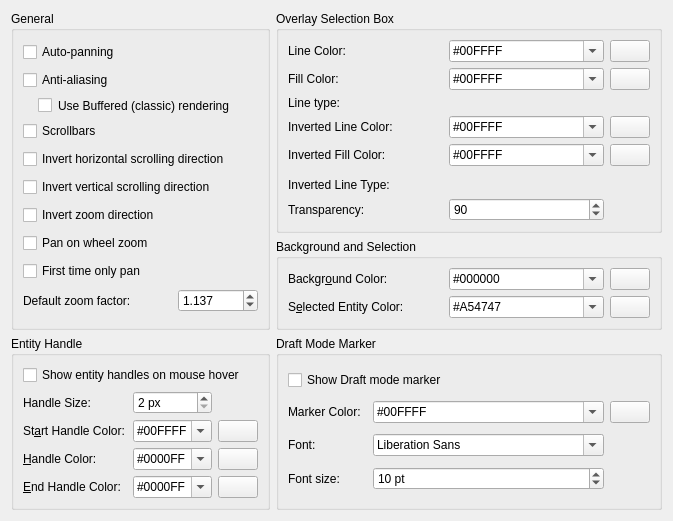
     <widget class="QWidget" name="tabAppearance">
      <attribute name="title">
       <string>&amp;Graphic View</string>
      </attribute>
      <layout class="QGridLayout" name="gridLayout_6">
       <item row="8" column="0">
        <spacer name="verticalSpacer_7">
         <property name="orientation">
          <enum>Qt::Vertical</enum>
         </property>
         <property name="sizeHint" stdset="0">
          <size>
           <width>20</width>
           <height>0</height>
          </size>
         </property>
        </spacer>
       </item>
       <item row="0" column="0" rowspan="2">
        <widget class="QGroupBox" name="gbGVBehavior">
         <property name="sizePolicy">
          <sizepolicy hsizetype="Preferred" vsizetype="Preferred">
           <horstretch>0</horstretch>
           <verstretch>0</verstretch>
          </sizepolicy>
         </property>
         <property name="title">
          <string>General</string>
         </property>
         <layout class="QGridLayout" name="gridLayout_15" columnstretch="0,0">
          <property name="verticalSpacing">
           <number>6</number>
          </property>
          <item row="3" column="0" colspan="2">
           <widget class="QCheckBox" name="scrollbars_check_box">
            <property name="sizePolicy">
             <sizepolicy hsizetype="Preferred" vsizetype="Fixed">
              <horstretch>0</horstretch>
              <verstretch>0</verstretch>
             </sizepolicy>
            </property>
            <property name="toolTip">
             <string>Defines whether scrollbar should be shown in graphic view</string>
            </property>
            <property name="text">
             <string>Scrollbars</string>
            </property>
           </widget>
          </item>
          <item row="1" column="0" colspan="2">
           <widget class="QCheckBox" name="cb_antialiasing">
            <property name="sizePolicy">
             <sizepolicy hsizetype="Preferred" vsizetype="Fixed">
              <horstretch>0</horstretch>
              <verstretch>0</verstretch>
             </sizepolicy>
            </property>
            <property name="toolTip">
             <string>If checked,  objects will be painted smoother due to anti-aliasing</string>
            </property>
            <property name="text">
             <string>Anti-aliasing</string>
            </property>
           </widget>
          </item>
          <item row="4" column="0" colspan="2">
           <widget class="QCheckBox" name="cbWheelScrollInvertH">
            <property name="sizePolicy">
             <sizepolicy hsizetype="Preferred" vsizetype="Fixed">
              <horstretch>0</horstretch>
              <verstretch>0</verstretch>
             </sizepolicy>
            </property>
            <property name="toolTip">
             <string>Inverts scrolling direction when using mouse wheel with Shift key.</string>
            </property>
            <property name="text">
             <string>Invert horizontal scrolling direction</string>
            </property>
           </widget>
          </item>
          <item row="8" column="0" colspan="2">
           <widget class="QCheckBox" name="cbFirstTimeNoZoom">
            <property name="sizePolicy">
             <sizepolicy hsizetype="Preferred" vsizetype="Fixed">
              <horstretch>0</horstretch>
              <verstretch>0</verstretch>
             </sizepolicy>
            </property>
            <property name="text">
             <string>First time only pan</string>
            </property>
           </widget>
          </item>
          <item row="7" column="0" colspan="2">
           <widget class="QCheckBox" name="cbPanOnWheelZoom">
            <property name="sizePolicy">
             <sizepolicy hsizetype="Preferred" vsizetype="Fixed">
              <horstretch>0</horstretch>
              <verstretch>0</verstretch>
             </sizepolicy>
            </property>
            <property name="toolTip">
             <string>On mouse wheel zoom, pan to the middle of the window.</string>
            </property>
            <property name="text">
             <string>Pan on wheel zoom</string>
            </property>
           </widget>
          </item>
          <item row="5" column="0" colspan="2">
           <widget class="QCheckBox" name="cbWheelScrollInvertV">
            <property name="sizePolicy">
             <sizepolicy hsizetype="Preferred" vsizetype="Fixed">
              <horstretch>0</horstretch>
              <verstretch>0</verstretch>
             </sizepolicy>
            </property>
            <property name="toolTip">
             <string>Inverts scrolling direction when using mouse wheel with Ctrl key.</string>
            </property>
            <property name="text">
             <string>Invert vertical scrolling direction</string>
            </property>
           </widget>
          </item>
          <item row="2" column="0" colspan="2">
           <widget class="QCheckBox" name="cbClassicRendering">
            <property name="sizePolicy">
             <sizepolicy hsizetype="Preferred" vsizetype="Fixed">
              <horstretch>0</horstretch>
              <verstretch>0</verstretch>
             </sizepolicy>
            </property>
            <property name="toolTip">
             <string>If disabled, more sequental painting algorithm is used that may deliver better antialising results</string>
            </property>
            <property name="styleSheet">
             <string notr="true">margin-left:15px</string>
            </property>
            <property name="text">
             <string>Use Buffered (classic) rendering</string>
            </property>
           </widget>
          </item>
          <item row="6" column="0" colspan="2">
           <widget class="QCheckBox" name="cbInvertZoomDirection">
            <property name="sizePolicy">
             <sizepolicy hsizetype="Preferred" vsizetype="Fixed">
              <horstretch>0</horstretch>
              <verstretch>0</verstretch>
             </sizepolicy>
            </property>
            <property name="toolTip">
             <string>Inverts zoom direction when using mouse wheel.</string>
            </property>
            <property name="text">
             <string>Invert zoom direction</string>
            </property>
           </widget>
          </item>
          <item row="0" column="0" colspan="2">
           <widget class="QCheckBox" name="cb_autopanning">
            <property name="sizePolicy">
             <sizepolicy hsizetype="Preferred" vsizetype="Fixed">
              <horstretch>0</horstretch>
              <verstretch>0</verstretch>
             </sizepolicy>
            </property>
            <property name="toolTip">
             <string>If selected, drawing will be panned automatically if mouse is near drawing view boundaries</string>
            </property>
            <property name="text">
             <string>Auto-panning</string>
            </property>
           </widget>
          </item>
          <item row="10" column="1">
           <widget class="QDoubleSpinBox" name="sbDefaultZoomFactor">
            <property name="sizePolicy">
             <sizepolicy hsizetype="Preferred" vsizetype="Fixed">
              <horstretch>0</horstretch>
              <verstretch>0</verstretch>
             </sizepolicy>
            </property>
            <property name="maximumSize">
             <size>
              <width>80</width>
              <height>16777215</height>
             </size>
            </property>
            <property name="toolTip">
             <string>Controls how quickly the scroll wheel will zoom in &amp; out. Higher values - faster zoom.</string>
            </property>
            <property name="decimals">
             <number>3</number>
            </property>
            <property name="minimum">
             <double>1.001000000000000</double>
            </property>
            <property name="maximum">
             <double>1.500000000000000</double>
            </property>
            <property name="singleStep">
             <double>0.001000000000000</double>
            </property>
            <property name="value">
             <double>1.137000000000000</double>
            </property>
           </widget>
          </item>
          <item row="10" column="0">
           <widget class="QLabel" name="label_18">
            <property name="text">
             <string>Default zoom factor:</string>
            </property>
           </widget>
          </item>
         </layout>
        </widget>
       </item>
       <item row="0" column="1">
        <widget class="QGroupBox" name="groupBox_13">
         <property name="title">
          <string>Overlay Selection Box</string>
         </property>
         <layout class="QGridLayout" name="gridLayout_14">
          <item row="4" column="2">
           <widget class="QPushButton" name="pbOverlayBoxFillInverted">
            <property name="sizePolicy">
             <sizepolicy hsizetype="Maximum" vsizetype="Fixed">
              <horstretch>0</horstretch>
              <verstretch>0</verstretch>
             </sizepolicy>
            </property>
            <property name="toolTip">
             <string>Click to select color</string>
            </property>
            <property name="text">
             <string/>
            </property>
            <property name="icon">
             <iconset resource="../../../../../res/controls/controls.qrc">
              <normaloff>:/controls/colorxx.png</normaloff>:/controls/colorxx.png</iconset>
            </property>
           </widget>
          </item>
          <item row="3" column="1">
           <widget class="QComboBox" name="cbOverlayBoxLineInverted">
            <property name="toolTip">
             <string>Color of line for overlay selection box if box is inverted (from right to left)</string>
            </property>
            <property name="accessibleDescription">
             <string notr="true"/>
            </property>
            <property name="editable">
             <bool>true</bool>
            </property>
            <item>
             <property name="text">
              <string notr="true">#00FFFF</string>
             </property>
            </item>
           </widget>
          </item>
          <item row="3" column="0">
           <widget class="QLabel" name="label_9">
            <property name="text">
             <string>Inverted Line Color:</string>
            </property>
           </widget>
          </item>
          <item row="4" column="0">
           <widget class="QLabel" name="label_10">
            <property name="text">
             <string>Inverted Fill Color:</string>
            </property>
           </widget>
          </item>
          <item row="7" column="0">
           <widget class="QLabel" name="label_12">
            <property name="toolTip">
             <string>Smaller value - higher transparency of overlay</string>
            </property>
            <property name="text">
             <string>Transparency:</string>
            </property>
           </widget>
          </item>
          <item row="0" column="2">
           <widget class="QPushButton" name="pbOverlayBoxLine">
            <property name="sizePolicy">
             <sizepolicy hsizetype="Maximum" vsizetype="Fixed">
              <horstretch>0</horstretch>
              <verstretch>0</verstretch>
             </sizepolicy>
            </property>
            <property name="toolTip">
             <string>Click to select color</string>
            </property>
            <property name="text">
             <string/>
            </property>
            <property name="icon">
             <iconset resource="../../../../../res/controls/controls.qrc">
              <normaloff>:/controls/colorxx.png</normaloff>:/controls/colorxx.png</iconset>
            </property>
           </widget>
          </item>
          <item row="3" column="2">
           <widget class="QPushButton" name="pbOverlayBoxLineInverted">
            <property name="sizePolicy">
             <sizepolicy hsizetype="Maximum" vsizetype="Fixed">
              <horstretch>0</horstretch>
              <verstretch>0</verstretch>
             </sizepolicy>
            </property>
            <property name="toolTip">
             <string>Click to select color</string>
            </property>
            <property name="text">
             <string/>
            </property>
            <property name="icon">
             <iconset resource="../../../../../res/controls/controls.qrc">
              <normaloff>:/controls/colorxx.png</normaloff>:/controls/colorxx.png</iconset>
            </property>
           </widget>
          </item>
          <item row="2" column="1" colspan="2">
           <widget class="QG_LineTypeBox" name="wOverlaySelectionLineType" native="true">
            <property name="toolTip">
             <string>Overlay selection box boundary line type (normal mode)</string>
            </property>
           </widget>
          </item>
          <item row="6" column="0">
           <widget class="QLabel" name="label_42">
            <property name="text">
             <string>Inverted Line Type:</string>
            </property>
           </widget>
          </item>
          <item row="0" column="1">
           <widget class="QComboBox" name="cbOverlayBoxLine">
            <property name="toolTip">
             <string>Color for line for overlay box</string>
            </property>
            <property name="accessibleDescription">
             <string notr="true"/>
            </property>
            <property name="editable">
             <bool>true</bool>
            </property>
            <item>
             <property name="text">
              <string notr="true">#00FFFF</string>
             </property>
            </item>
           </widget>
          </item>
          <item row="7" column="1">
           <widget class="QSpinBox" name="sbOverlayBoxTransparency">
            <property name="sizePolicy">
             <sizepolicy hsizetype="Preferred" vsizetype="Fixed">
              <horstretch>0</horstretch>
              <verstretch>0</verstretch>
             </sizepolicy>
            </property>
            <property name="toolTip">
             <string>Transparency for overlay selection box. Smaller value - more transparent.</string>
            </property>
            <property name="minimum">
             <number>10</number>
            </property>
            <property name="value">
             <number>90</number>
            </property>
           </widget>
          </item>
          <item row="1" column="0">
           <widget class="QLabel" name="label_7">
            <property name="text">
             <string>Fill Color:</string>
            </property>
           </widget>
          </item>
          <item row="2" column="0">
           <widget class="QLabel" name="label_41">
            <property name="text">
             <string>Line type:</string>
            </property>
           </widget>
          </item>
          <item row="0" column="0">
           <widget class="QLabel" name="label_6">
            <property name="text">
             <string>Line Color:</string>
            </property>
           </widget>
          </item>
          <item row="1" column="1">
           <widget class="QComboBox" name="cbOverlayBoxFill">
            <property name="toolTip">
             <string>Fill color for overlay selection box</string>
            </property>
            <property name="accessibleDescription">
             <string notr="true"/>
            </property>
            <property name="editable">
             <bool>true</bool>
            </property>
            <item>
             <property name="text">
              <string notr="true">#00FFFF</string>
             </property>
            </item>
           </widget>
          </item>
          <item row="1" column="2">
           <widget class="QPushButton" name="pbOverlayBoxFill">
            <property name="sizePolicy">
             <sizepolicy hsizetype="Maximum" vsizetype="Fixed">
              <horstretch>0</horstretch>
              <verstretch>0</verstretch>
             </sizepolicy>
            </property>
            <property name="toolTip">
             <string>Click to select color</string>
            </property>
            <property name="text">
             <string/>
            </property>
            <property name="icon">
             <iconset resource="../../../../../res/controls/controls.qrc">
              <normaloff>:/controls/colorxx.png</normaloff>:/controls/colorxx.png</iconset>
            </property>
           </widget>
          </item>
          <item row="4" column="1">
           <widget class="QComboBox" name="cbOverlayBoxFillInverted">
            <property name="toolTip">
             <string>Color for filling inverted overlay selection box</string>
            </property>
            <property name="accessibleDescription">
             <string notr="true"/>
            </property>
            <property name="editable">
             <bool>true</bool>
            </property>
            <item>
             <property name="text">
              <string notr="true">#00FFFF</string>
             </property>
            </item>
           </widget>
          </item>
          <item row="5" column="1" rowspan="2" colspan="2">
           <widget class="QG_LineTypeBox" name="wOverlaySelectionInvertedLineType" native="true">
            <property name="toolTip">
             <string>Overlay selection box boundary line type (inverted mode)</string>
            </property>
           </widget>
          </item>
         </layout>
        </widget>
       </item>
       <item row="1" column="1">
        <widget class="QGroupBox" name="groupBox_19">
         <property name="title">
          <string>Background and Selection</string>
         </property>
         <layout class="QGridLayout" name="gridLayout_40">
          <item row="0" column="1">
           <widget class="QComboBox" name="cbBackgroundColor">
            <property name="sizePolicy">
             <sizepolicy hsizetype="Preferred" vsizetype="Fixed">
              <horstretch>0</horstretch>
              <verstretch>0</verstretch>
             </sizepolicy>
            </property>
            <property name="toolTip">
             <string>Color for drawing background</string>
            </property>
            <property name="accessibleDescription">
             <string notr="true"/>
            </property>
            <property name="editable">
             <bool>true</bool>
            </property>
            <item>
             <property name="text">
              <string notr="true">#000000</string>
             </property>
            </item>
            <item>
             <property name="text">
              <string notr="true">#FFFFFF</string>
             </property>
            </item>
            <item>
             <property name="text">
              <string notr="true">#F0F8FF</string>
             </property>
            </item>
           </widget>
          </item>
          <item row="1" column="2">
           <widget class="QPushButton" name="pb_selected">
            <property name="sizePolicy">
             <sizepolicy hsizetype="Maximum" vsizetype="Fixed">
              <horstretch>0</horstretch>
              <verstretch>0</verstretch>
             </sizepolicy>
            </property>
            <property name="toolTip">
             <string>Click to select color</string>
            </property>
            <property name="text">
             <string/>
            </property>
            <property name="icon">
             <iconset resource="../../../../../res/controls/controls.qrc">
              <normaloff>:/controls/colorxx.png</normaloff>:/controls/colorxx.png</iconset>
            </property>
           </widget>
          </item>
          <item row="1" column="1">
           <widget class="QComboBox" name="cbSelectedColor">
            <property name="toolTip">
             <string>Color for selected entities</string>
            </property>
            <property name="accessibleDescription">
             <string notr="true"/>
            </property>
            <property name="editable">
             <bool>true</bool>
            </property>
            <item>
             <property name="text">
              <string notr="true">#A54747</string>
             </property>
            </item>
           </widget>
          </item>
          <item row="1" column="0">
           <widget class="QLabel" name="lSelectedColor">
            <property name="text">
             <string>S&amp;elected Entity Color:</string>
            </property>
            <property name="wordWrap">
             <bool>false</bool>
            </property>
            <property name="buddy">
             <cstring>cbSelectedColor</cstring>
            </property>
           </widget>
          </item>
          <item row="0" column="0">
           <widget class="QLabel" name="lBackground">
            <property name="text">
             <string>Backgr&amp;ound Color:</string>
            </property>
            <property name="wordWrap">
             <bool>false</bool>
            </property>
            <property name="buddy">
             <cstring>cbBackgroundColor</cstring>
            </property>
           </widget>
          </item>
          <item row="0" column="2">
           <widget class="QPushButton" name="pb_background">
            <property name="sizePolicy">
             <sizepolicy hsizetype="Maximum" vsizetype="Fixed">
              <horstretch>0</horstretch>
              <verstretch>0</verstretch>
             </sizepolicy>
            </property>
            <property name="toolTip">
             <string>Click to select color</string>
            </property>
            <property name="text">
             <string/>
            </property>
            <property name="icon">
             <iconset resource="../../../../../res/controls/controls.qrc">
              <normaloff>:/controls/colorxx.png</normaloff>:/controls/colorxx.png</iconset>
            </property>
           </widget>
          </item>
         </layout>
        </widget>
       </item>
       <item row="2" column="1">
        <widget class="QGroupBox" name="gbWorldZero_2">
         <property name="title">
          <string>Draft Mode Marker</string>
         </property>
         <layout class="QGridLayout" name="gridLayout_39">
          <item row="2" column="1">
           <widget class="QLabel" name="label_26">
            <property name="text">
             <string>Font:</string>
            </property>
           </widget>
          </item>
          <item row="1" column="3">
           <widget class="QComboBox" name="cbDraftModeMarkerColor">
            <property name="toolTip">
             <string>Color of line for overlay selection box if box is inverted (from right to left)</string>
            </property>
            <property name="accessibleDescription">
             <string notr="true"/>
            </property>
            <property name="editable">
             <bool>true</bool>
            </property>
            <item>
             <property name="text">
              <string notr="true">#00FFFF</string>
             </property>
            </item>
           </widget>
          </item>
          <item row="0" column="1" colspan="4">
           <widget class="QCheckBox" name="cbShowDraftModeMarker">
            <property name="toolTip">
             <string>If selected, in draft mode text label will be drawin in view corners</string>
            </property>
            <property name="text">
             <string>Show Draft mode marker</string>
            </property>
           </widget>
          </item>
          <item row="2" column="3">
           <widget class="QFontComboBox" name="fcbDraftModeFont">
            <property name="toolTip">
             <string>Font that should be used for draft mode marker</string>
            </property>
           </widget>
          </item>
          <item row="1" column="1">
           <widget class="QLabel" name="label_25">
            <property name="text">
             <string>Marker Color:</string>
            </property>
           </widget>
          </item>
          <item row="1" column="4">
           <widget class="QPushButton" name="pbDraftModeColor">
            <property name="sizePolicy">
             <sizepolicy hsizetype="Maximum" vsizetype="Fixed">
              <horstretch>0</horstretch>
              <verstretch>0</verstretch>
             </sizepolicy>
            </property>
            <property name="toolTip">
             <string>Click to select color</string>
            </property>
            <property name="text">
             <string/>
            </property>
            <property name="icon">
             <iconset resource="../../../../../res/controls/controls.qrc">
              <normaloff>:/controls/colorxx.png</normaloff>:/controls/colorxx.png</iconset>
            </property>
           </widget>
          </item>
          <item row="3" column="3">
           <widget class="QSpinBox" name="sbDraftModeFontSize">
            <property name="toolTip">
             <string>Font size that should be used for drawing name of axis in coordinate system zero.</string>
            </property>
            <property name="suffix">
             <string> pt</string>
            </property>
            <property name="minimum">
             <number>5</number>
            </property>
            <property name="maximum">
             <number>30</number>
            </property>
            <property name="value">
             <number>10</number>
            </property>
           </widget>
          </item>
          <item row="3" column="1">
           <widget class="QLabel" name="label_27">
            <property name="text">
             <string>Font size:</string>
            </property>
           </widget>
          </item>
         </layout>
        </widget>
       </item>
       <item row="2" column="0">
        <widget class="QGroupBox" name="gbGVEntityHandle">
         <property name="title">
          <string>Entity Handle</string>
         </property>
         <layout class="QGridLayout" name="gridLayout">
          <item row="6" column="1">
           <widget class="QLabel" name="lHandleEndColor">
            <property name="text">
             <string>&amp;End Handle Color:</string>
            </property>
            <property name="buddy">
             <cstring>cbEndHandleColor</cstring>
            </property>
           </widget>
          </item>
          <item row="3" column="1" colspan="2">
           <widget class="QLabel" name="lStartHandleColor">
            <property name="text">
             <string>St&amp;art Handle Color:</string>
            </property>
            <property name="buddy">
             <cstring>cbStartHandleColor</cstring>
            </property>
           </widget>
          </item>
          <item row="3" column="3">
           <widget class="QComboBox" name="cbStartHandleColor">
            <property name="toolTip">
             <string>Color for start handle of entity</string>
            </property>
            <property name="accessibleDescription">
             <string notr="true"/>
            </property>
            <property name="editable">
             <bool>true</bool>
            </property>
            <item>
             <property name="text">
              <string notr="true">#00FFFF</string>
             </property>
            </item>
           </widget>
          </item>
          <item row="3" column="4">
           <widget class="QPushButton" name="pb_start">
            <property name="sizePolicy">
             <sizepolicy hsizetype="Maximum" vsizetype="Fixed">
              <horstretch>0</horstretch>
              <verstretch>0</verstretch>
             </sizepolicy>
            </property>
            <property name="toolTip">
             <string>Click to select color</string>
            </property>
            <property name="text">
             <string/>
            </property>
            <property name="icon">
             <iconset resource="../../../../../res/controls/controls.qrc">
              <normaloff>:/controls/colorxx.png</normaloff>:/controls/colorxx.png</iconset>
            </property>
           </widget>
          </item>
          <item row="6" column="3">
           <widget class="QComboBox" name="cbEndHandleColor">
            <property name="toolTip">
             <string>Color of end handle for entity</string>
            </property>
            <property name="accessibleDescription">
             <string notr="true"/>
            </property>
            <property name="editable">
             <bool>true</bool>
            </property>
            <item>
             <property name="text">
              <string notr="true">#0000FF</string>
             </property>
            </item>
           </widget>
          </item>
          <item row="6" column="4">
           <widget class="QPushButton" name="pb_end">
            <property name="sizePolicy">
             <sizepolicy hsizetype="Maximum" vsizetype="Fixed">
              <horstretch>0</horstretch>
              <verstretch>0</verstretch>
             </sizepolicy>
            </property>
            <property name="toolTip">
             <string>Click to select color</string>
            </property>
            <property name="text">
             <string/>
            </property>
            <property name="icon">
             <iconset resource="../../../../../res/controls/controls.qrc">
              <normaloff>:/controls/colorxx.png</normaloff>:/controls/colorxx.png</iconset>
            </property>
           </widget>
          </item>
          <item row="1" column="1">
           <widget class="QLabel" name="lEntityHandleSize">
            <property name="text">
             <string>Handle Size:</string>
            </property>
           </widget>
          </item>
          <item row="4" column="3">
           <widget class="QComboBox" name="cbHandleColor">
            <property name="toolTip">
             <string>Color of non-endpoint handle of entity</string>
            </property>
            <property name="accessibleDescription">
             <string notr="true"/>
            </property>
            <property name="editable">
             <bool>true</bool>
            </property>
            <item>
             <property name="text">
              <string notr="true">#0000FF</string>
             </property>
            </item>
           </widget>
          </item>
          <item row="4" column="1" colspan="2">
           <widget class="QLabel" name="lHandleStartColor">
            <property name="text">
             <string>&amp;Handle Color:</string>
            </property>
            <property name="buddy">
             <cstring>cbHandleColor</cstring>
            </property>
           </widget>
          </item>
          <item row="1" column="3">
           <widget class="QSpinBox" name="sbHandleSize">
            <property name="sizePolicy">
             <sizepolicy hsizetype="Preferred" vsizetype="Fixed">
              <horstretch>0</horstretch>
              <verstretch>0</verstretch>
             </sizepolicy>
            </property>
            <property name="toolTip">
             <string>Size of square that is highlights entities reference points (endpoints etc.)</string>
            </property>
            <property name="suffix">
             <string> px</string>
            </property>
            <property name="minimum">
             <number>2</number>
            </property>
            <property name="maximum">
             <number>12</number>
            </property>
            <property name="singleStep">
             <number>2</number>
            </property>
           </widget>
          </item>
          <item row="4" column="4">
           <widget class="QPushButton" name="pb_handle">
            <property name="sizePolicy">
             <sizepolicy hsizetype="Maximum" vsizetype="Fixed">
              <horstretch>0</horstretch>
              <verstretch>0</verstretch>
             </sizepolicy>
            </property>
            <property name="toolTip">
             <string>Click to select color</string>
            </property>
            <property name="text">
             <string/>
            </property>
            <property name="icon">
             <iconset resource="../../../../../res/controls/controls.qrc">
              <normaloff>:/controls/colorxx.png</normaloff>:/controls/colorxx.png</iconset>
            </property>
           </widget>
          </item>
          <item row="0" column="1" colspan="4">
           <widget class="QCheckBox" name="cbShowRefPointsOnHovering">
            <property name="sizePolicy">
             <sizepolicy hsizetype="Preferred" vsizetype="Fixed">
              <horstretch>0</horstretch>
              <verstretch>0</verstretch>
             </sizepolicy>
            </property>
            <property name="toolTip">
             <string>If enabled, entity handles are highlighted on hover (requires &quot;highlight entities on hover&quot; to be enabled)</string>
            </property>
            <property name="styleSheet">
             <string notr="true"/>
            </property>
            <property name="text">
             <string>Show entity handles on mouse hover</string>
            </property>
           </widget>
          </item>
         </layout>
        </widget>
       </item>
      </layout>
     </widget>
